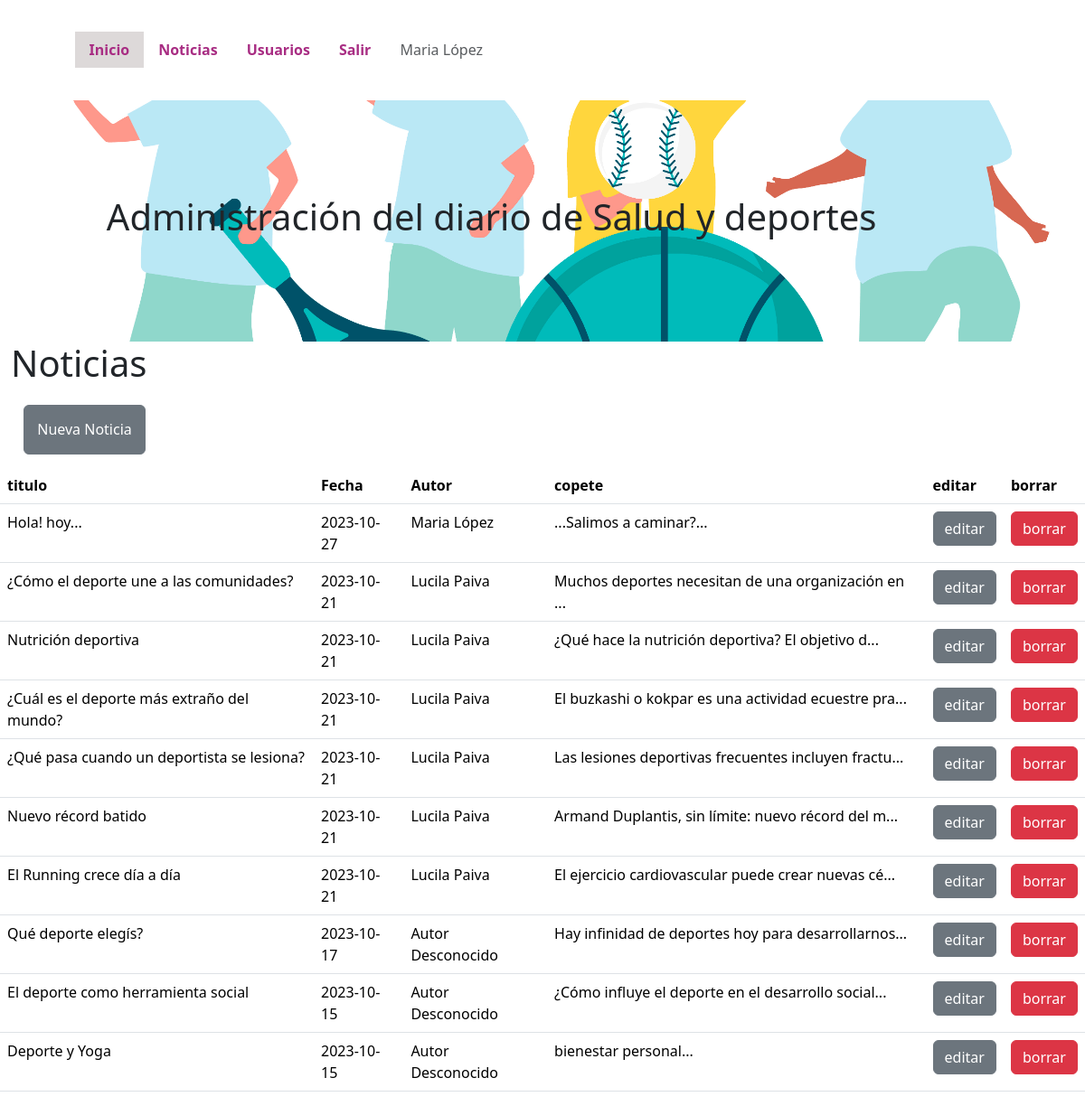
The page /admin/noticias.php (signed in) on the database its author committed.
### tables this page shows
CREATE TABLE `noticias` (
  `id_noticia` int(11) NOT NULL,
  `id_usuario` int(11) NOT NULL,
  `titulo` text NOT NULL,
  `copete` text NOT NULL,
  `cuerpo` text NOT NULL,
  `imagen` varchar(255) NOT NULL,
  `fecha` date NOT NULL,
  `categoria` varchar(30) NOT NULL
);

CREATE TABLE `usuarios` (
  `id_usuario` int(11) NOT NULL,
  `nombre` varchar(30) NOT NULL,
  `apellido` varchar(30) NOT NULL,
  `usuario` varchar(30) NOT NULL,
  `password` varchar(30) NOT NULL,
  `tipo_usuario` varchar(10) NOT NULL,
  `fecha` date DEFAULT NULL
);

### admin/noticias.php (the view, shortened to what this page needs)
<!DOCTYPE html>
<html lang="es">
<head>
    <link href="../lib/bootstrap-5.3.2/css/bootstrap.min.css" rel="stylesheet">
    <link rel="stylesheet" type="text/css" href="css/styles2.css">
</head>
<body>
    <div class="container-fluid">
        <?php require("menu.php"); ?>
        <h1>Noticias</h1>
        <a href="noticias_nueva.php" class="btn btn-secondary my-button-nueva">Nueva Noticia</a>
    </div>
    <table class="table">
        <tr>
            <th>titulo</th>
            <th>Fecha</th>
            <th>Autor</th>
            <th>copete</th>
            <th>editar</th>
            <th>borrar</th>
        </tr>
        <?php
        require("conexion.php");
        $conexion = mysqli_connect($server_db, $usuario_db, $password_db)
            or die("No se puede conectar con el servidor");
        mysqli_select_db($conexion, $base_db)
            or die("No se puede seleccionar la base de datos");
        $instruccion = "select * from noticias order by fecha desc";
        $consulta = mysqli_query($conexion, $instruccion) or die("no pudo consultar");
        $nfilas = mysqli_num_rows($consulta);
for ($i = 0; $i < $nfilas; $i++) {
    $resultado = mysqli_fetch_array($consulta);
    $inst2 = "select * from usuarios where id_usuario=" . $resultado['id_usuario'];
    $consulta2 = mysqli_query($conexion, $inst2) or die("no puedo consultar");
    $autor = mysqli_fetch_array($consulta2);
    print('
        <tr>
            <td>' . trim($resultado['titulo']) . '</td>
            <td>' . $resultado['fecha'] . '</td>');
    if ($autor && isset($autor['nombre']) && isset($autor['apellido'])) {
        print('<td>' . $autor['nombre'] . ' ' . $autor['apellido'] . '</td>');
    } else {
        print('<td>Autor Desconocido</td>');
    }
    print('
            <td>' . substr($resultado['copete'], 0, 50) . '...</td>
            <td><a href="noticias_editar.php?id_noticia=' . $resultado['id_noticia'] . '" class="btn btn-secondary">editar</a></td>
            <td><a href="noticias_borrar.php?id_noticia=' . $resultado['id_noticia'] . '&imagen=' . $resultado['imagen'] . '" class="btn btn-danger" onclick="return confirm(&quot; Desea eliminar &quot;)">borrar<a/></td>
        </tr>
        ');
}
        ?>
    </table>
</body>
</html>

### admin/css/styles2.css (style rules this page uses)
.my-button-nueva { margin: 1.2%; padding: 1.2%; }

### rows shown on the page
noticias: titulo "Hola! hoy...", fecha "2023-10-27", id_usuario.nombre "Maria", id_usuario.apellido "López", copete "...Salimos a caminar?"
noticias: titulo "¿Cómo el deporte une a las comunidades?", fecha "2023-10-21", id_usuario.nombre "Lucila", id_usuario.apellido "Paiva", copete "Muchos deportes necesitan de una organización en"
noticias: titulo "Nutrición deportiva", fecha "2023-10-21", id_usuario.nombre "Lucila", id_usuario.apellido "Paiva", copete "¿Qué hace la nutrición deportiva? El objetivo d"
noticias: titulo "¿Cuál es el deporte más extraño del mundo?", fecha "2023-10-21", id_usuario.nombre "Lucila", id_usuario.apellido "Paiva", copete "El buzkashi o kokpar es una actividad ecuestre pra"
noticias: titulo "¿Qué pasa cuando un deportista se lesiona?", fecha "2023-10-21", id_usuario.nombre "Lucila", id_usuario.apellido "Paiva", copete "Las lesiones deportivas frecuentes incluyen fractu"
noticias: titulo "Nuevo récord batido", fecha "2023-10-21", id_usuario.nombre "Lucila", id_usuario.apellido "Paiva", copete "Armand Duplantis, sin límite: nuevo récord del m"
noticias: titulo "El Running crece día a día", fecha "2023-10-21", id_usuario.nombre "Lucila", id_usuario.apellido "Paiva", copete "El ejercicio cardiovascular puede crear nuevas cé"
noticias: titulo "Qué deporte elegís?", fecha "2023-10-17", shows "Autor Desconocido", copete "Hay infinidad de deportes hoy para desarrollarnos"
noticias: titulo "El deporte como herramienta social", fecha "2023-10-15", shows "Autor Desconocido", copete "¿Cómo influye el deporte en el desarrollo social"
noticias: titulo "Deporte y Yoga", fecha "2023-10-15", shows "Autor Desconocido", copete "bienestar personal"

### other values the page prints
$_SESSION['nombre'] "Maria"
$_SESSION['apellido'] "López"
